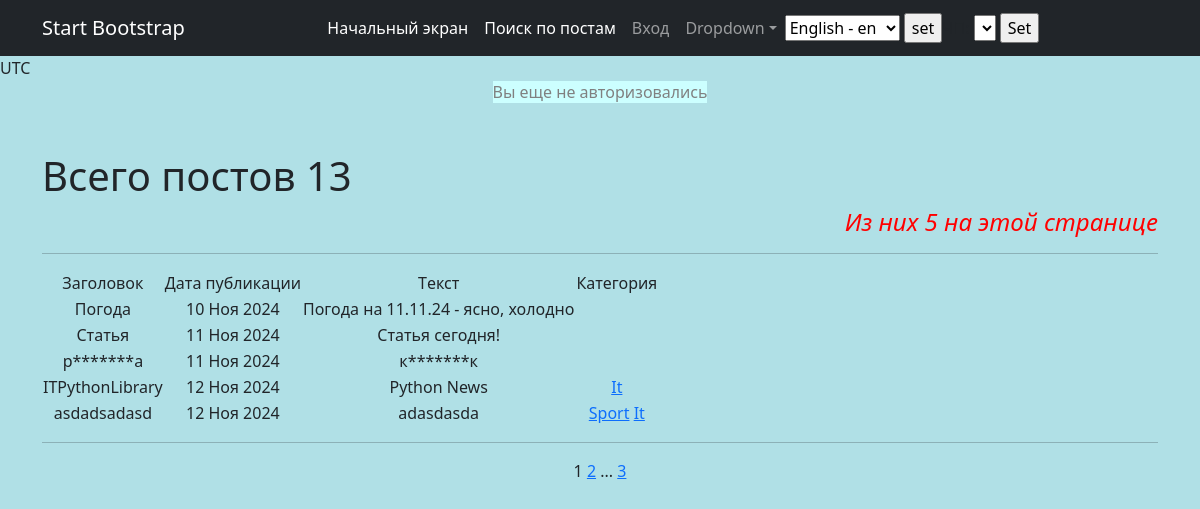
The app's page /posts/, older data.
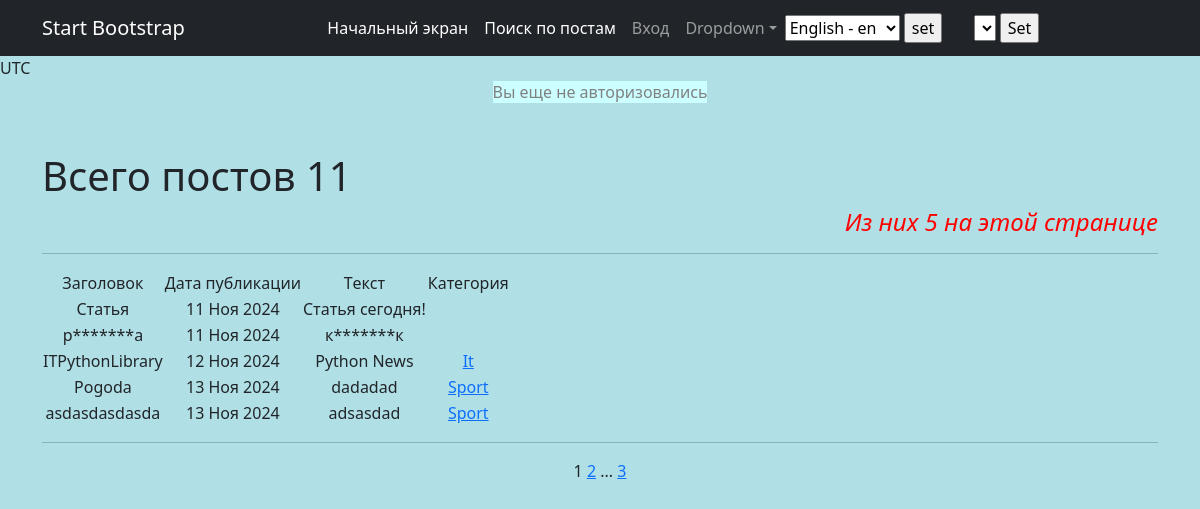
The same page, newer data.
### News/models.py (models this page shows, shortened)
class Post(models.Model):
    news = "N"
    article = "A"
    POST_TYPES = [(news, "Новость"), (article, "Статья")]
    author = models.ForeignKey(Author, on_delete=models.CASCADE)
    post_type = models.CharField(max_length=1, choices=POST_TYPES, default=article)
    date_in = models.DateTimeField(auto_now_add=True)
    category = models.ManyToManyField(Category, through="PostCategory")
    title = models.CharField(max_length=255)
    text = models.CharField(max_length=3000)
    rating = models.IntegerField(default=0)

class Category(models.Model):
    category = models.TextField(unique=True)
    subscriber = models.ManyToManyField(User, related_name="categories")
    rating = models.IntegerField(default=0)
    date_in = models.DateTimeField(default=timezone.now)
    def __str__(self):
        return f'{self.category.title()}'

### News/views.py (the view)
# urls.py: path('', PostsList.as_view(), name= 'Posts_list'),
class PostsList(ListView):
    model = Post
    ordering = 'date_in'
    template_name = 'posts.html'
    context_object_name = 'posts'
    paginate_by = 5
    def get_context_data(self, **kwargs):
        context = super().get_context_data(**kwargs)
        context['list_in_page'] = self.paginate_by
        return context
    def get_queryset(self):
        queryset = super().get_queryset()
        self.filterset = PostFilter(self.request.GET, queryset)
        return self.filterset.qs

### News/templatetags/custom_filters.py (called while the page is built)
@register.filter(name='censor')
def censor(value):
    for word in BAN_WORDS:
        check = (value.lower()).find(word)
        while check != -1:
            len_ = len(word)
            value = value[:check]+word[0]+'*'*len_ + value[check+len_:]+word[-1]
            check = (value.lower()).find(word)
    return value

### templates/posts.html (shortened to what this page needs)
{% extends 'flatpages/default.html' %}
{% load custom_filters %}
{% block content %}
<h1 style="text-align: left;">Всего постов {{ page_obj.paginator.count }}</h1>
<h4 style="text-align: right;"><span style="color: #ff0000;"><em>Из них {{posts|length}} на этой странице</em></span>
</h4>
<hr>
{% if posts %}
<table>
    <tr>
        {% load cache %}
        {% cache 5 try_stady %}
        <td>Заголовок</td>
        <td>Дата публикации</td>
        <td>Тeкст</td>
        <td>Категория</td>
        {% endcache %}
    </tr>
    {% for post in posts %}
    <tr class="{% cycle 'row1' 'row2' %}">
        <td>{{ post.title|censor }}</td>
        <td>{{ post.date_in|date:'d M Y' }}</td>
        <td>{{ post.text|truncatewords:20|censor}}</td>
        <td>{% for category in post.category.all %}
            <a href="{% url 'Category_list' %}">{{ category }}</a>
            {% endfor %}
        </td>
    </tr>
    {% endfor %}
</table>
{% else %}
<h2>Постов и новостей нет!</h2>
{% endif %}
<hr>
{{ page_obj.number }}
{% if page_obj.has_next %}
<a href="?page={{ page_obj.next_page_number }}">{{ page_obj.next_page_number }}</a>
{% if paginator.num_pages != page_obj.next_page_number %}
...
<a href="?page={{ page_obj.paginator.num_pages }}">{{ page_obj.paginator.num_pages }}</a>
{% endif %}
{% endif %}
{% endblock content %}

Row changes from the older to the newer data that the page shows:
removed Post: title|censor "Погода", date_in "10 Ноя 2024", text|censor "Погода на 11.11.24 - ясно, холодно"
removed Post: title|censor "asdadsadasd", date_in "12 Ноя 2024", text|censor "adasdasda", Category (category "Sport"), Category (category "It")
now on this page (row unchanged): Post: title|censor "Pogoda", date_in "13 Ноя 2024", text|censor "dadadad", Category (category "Sport")
now on this page (row unchanged): Post: title|censor "asdasdasdasda", date_in "13 Ноя 2024", text|censor "adsasdad", Category (category "Sport")
Text that changed along with them:
{{ page_obj.paginator.count }}: "13" → "11"
